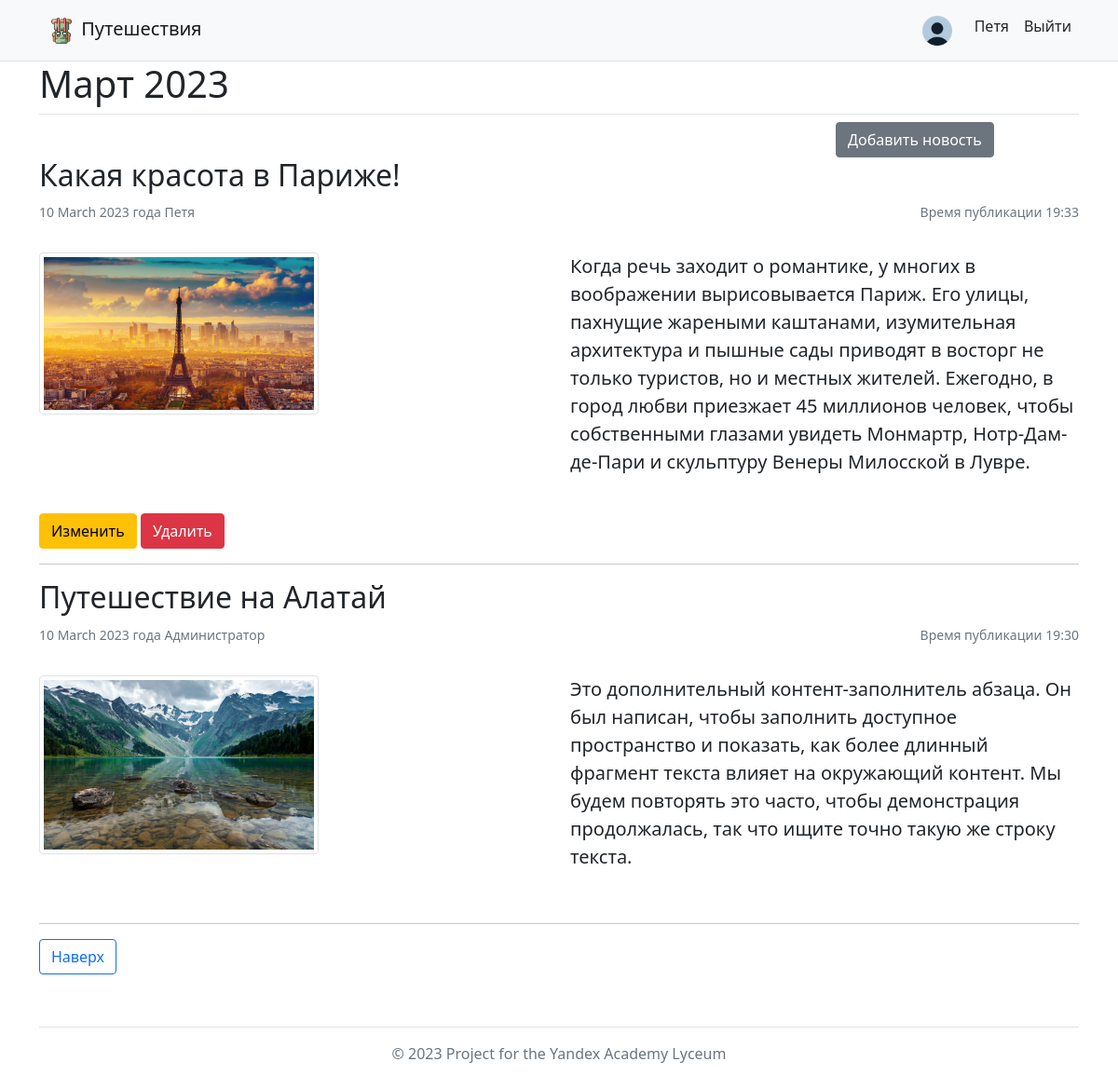
The app's page /archiv (signed in) with its own data.
### data/users.py (models this page shows, shortened)
class User(SqlAlchemyBase, UserMixin):
    __tablename__ = 'users'
    id = Column(Integer, primary_key=True, autoincrement=True)
    name = Column(String(50), nullable=True)
    email = Column(String(50), unique=True,
                   index=True, nullable=True)
    password = Column(String(500), nullable=True)
    role = Column(String(), default='user')
    date = Column(DateTime, default=datetime.now)
    avatar = Column(BLOB, default=None)
    news = orm.relationship("News", back_populates='user')
    def get_id(self):
        return self.id

### data/news.py (models this page shows)
class News(SqlAlchemyBase):
    __tablename__ = 'news'
    id = Column(Integer, primary_key=True, autoincrement=True)
    title = Column(String(100), nullable=True, index=True)
    content = Column(String(), nullable=True)
    date = Column(DateTime, default=datetime.now)
    img = Column(String(), default=None)
    user_id = Column(Integer, ForeignKey('users.id'))
    user = orm.relationship('User')
    my_format_data = "%d %B %Y"
    time_format = '%H:%M'

### server.py (the view)
@app.route('/archiv')
def archiv():
    db_sess = db_session.create_session()
    news = db_sess.query(News)
    count_news = len(news.all())
    return render_template("archiv.html", title='Блог', news=news, count_news=count_news)

### data/db_session.py (called while the page is built)
def create_session() -> Session:
    global __factory
    return __factory()

### server.py (called while the page is built)
@login_manager.user_loader
def load_user(user_id):
    db_sess = db_session.create_session()
    return db_sess.query(User).get(user_id)

### templates/archiv.html (shortened to what this page needs)
{% extends 'base.html' %}
{% block content %}
<div class="container">
<div class="col-md-12">
      <div class="row">
        <div class="col-12"><h2 class="pb-2 mb-2 border-bottom display-6">Март 2023</h2></div>
        <div class="col"></div>
        <div class="col"></div>
        <div class="col">
        </div>
        <div class="col">
          {% if current_user.is_authenticated %}
            <a href="news" class="btn btn-secondary">Добавить новость</a>
            {% endif %}
        </div>
      </div>
        {% for i in range(count_news - 1, -1, -1) %}
        <div class="col-md8 ">
          <h2 class="blog-post-title">{{news[i].title}}</h2>
          <div class="row">
            <div class="col">
              <p class="text"><small class="text-muted ">{{news[i].date.date().strftime(news[i].my_format_data)}} года {{news[i].user.name}}</small></p>
            </div>
            <div class="col">
              <p class="text-end"><small class="text-muted ">Время публикации {{news[i].date.time().strftime(news[i].time_format)}} </small></p>
            </div>
            </div>
            <div>
              <p>
                {% if news[i].img %}
                <div class="row">
                  <div class="col"><img src="../static/uploads/{{news[i].img}}" class="img-thumbnail" alt="..." width="300"></div>
                  <div class="col"><p class="lead ">{{news[i].content}}</p></div>
                </div>
                {% else %}
              <p class="lead">{{news[i].content}}</p>
                 {% endif %}
            </div>
          <br>
            {% if current_user.is_authenticated and current_user == news[i].user %}
            <div>
              <a href="/news/{{ news[i].id }}" class="btn btn-warning">Изменить</a>
              <a href="/news_delete/{{ news[i].id }}" class="btn btn-danger">Удалить</a>
            </div>
            {% endif %}
         </div>
        <hr>
        {% endfor %}
      <nav class="blog-pagination" aria-label="Pagination">
        <a class="btn btn-outline-primary" href="#">Наверх</a>
      </nav>
    </div>
</div>
{% endblock %}

### templates/base.html (shortened to what this page needs)
<!doctype html>
<html lang="ru">
<head>
    <link href="https://cdn.jsdelivr.net/npm/bootstrap@5.1.3/dist/css/bootstrap.min.css" rel="stylesheet">
    <link rel="stylesheet" href="https://cdn.jsdelivr.net/npm/bootstrap-icons@1.10.2/font/bootstrap-icons.css">
    <link rel="stylesheet" href="{{url_for('static', filename='css/main.css')}}">
</head>
<body>
<nav class="navbar navbar-expand-lg navbar-light bg-light border-bottom">
    <div class="container d-flex flex-wrap">
      <a href="/home" class="nav-link link-dark px-2 navbar-brand">
      <img src="{{url_for('static', filename='img/ico/header.png')}}" alt="" width="32" height="32" class="d-inline-block align-text-top">
      Путешествия
      </a>
      <div class="collapse navbar-collapse" id="navbarTogglerDemo02">
          <ul class="nav">
              {% if current_user.is_authenticated %}
                  <li class="nav-item>"><a href="#" class="nav-link"><img src="{{url_for('static', filename='img/ico/account.png')}}" class="d-inline-block align-text-top" width="32" height="32" title="Профиль"></a></li>
                  <li class="nav-item>"><a href="#" class="nav-link link-dark px-2">{{ current_user.name }}</a></li>
                  <li class="nav-item"><a href="/logout" class="nav-link link-dark px-2">Выйти</a></li>
              {% else %}
                  <li class="nav-item"><a href="/login" class="nav-link link-dark px-2">Войти</a></li>
                  <li class="nav-item"><a href="/register" class="nav-link link-dark px-2">Регистрация</a></li>
              {% endif %}
          </ul>
      </div>
    </div>
  </nav>
    {% block content %}{% endblock %}
   <div class="container">
  <footer class="py-3 my-4">
    <ul class="nav justify-content-center border-bottom pb-3 mb-3">
    </ul>
    <p class="text-center text-muted">© 2023 Project for the Yandex Academy Lyceum</p>
  </footer>
</div>
</body>
</html>

### records on screen
User: name "Петя", name "Петя"
News: title "Какая красота в Париже!", date "10 March 2023", date "19:33", img (picture), content "Когда речь заходит о романтике, у многих в воображении вырисовывается Париж. Его улицы, пахнущие жареными каштанами, изумительная архитектура и пышные сады приводят в восторг не только туристов, но и местных жителей. Ежегодно, в город любви приезжает 45 миллионов человек, чтобы собственными глазами увидеть Монмартр, Нотр-Дам-де-Пари и скульптуру Венеры Милосской в Лувре."
News: title "Путешествие на Алатай", date "10 March 2023", date "19:30", img (picture), content "Это дополнительный контент-заполнитель абзаца. Он был написан, чтобы заполнить доступное пространство и показать, как более длинный фрагмент текста влияет на окружающий контент. Мы будем повторять это часто, чтобы демонстрация продолжалась, так что ищите точно такую же строку текста."
User: name "Администратор"
